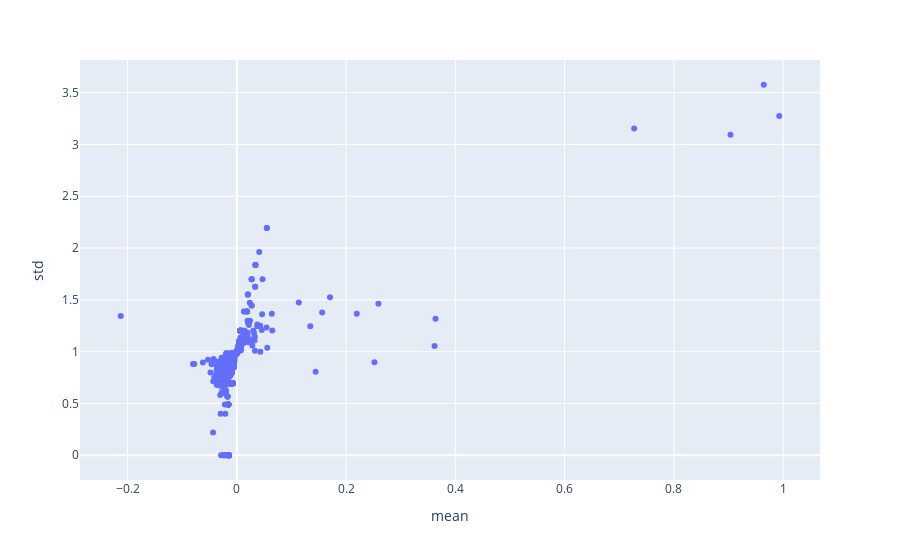

The notebook cell saved with this chart:
### Code cell
px.scatter(transformed_df_stats, x="mean", y="std")

### Figure 1 — Plotly figure (JSON) as saved in the notebook; plotly's stock layout.template omitted (floating-point values rounded to 4 significant figures; data arrays with more than 128 entries replaced by an {"elided": "..."} marker saying what was removed)
{"data": [{"hovertemplate": "mean=%{x}<br>std=%{y}<extra></extra>", "legendgroup": "", "marker": {"color": "#636efa", "symbol": "circle"}, "mode": "markers", "name": "", "orientation": "v", "showlegend": false, "type": "scatter", "x": {"elided": "626 float values"}, "xaxis": "x", "y": {"elided": "626 float values"}, "yaxis": "y"}], "layout": {"legend": {"tracegroupgap": 0}, "margin": {"t": 60}, "xaxis": {"anchor": "y", "domain": [0, 1], "title": {"text": "mean"}}, "yaxis": {"anchor": "x", "domain": [0, 1], "title": {"text": "std"}}}}
